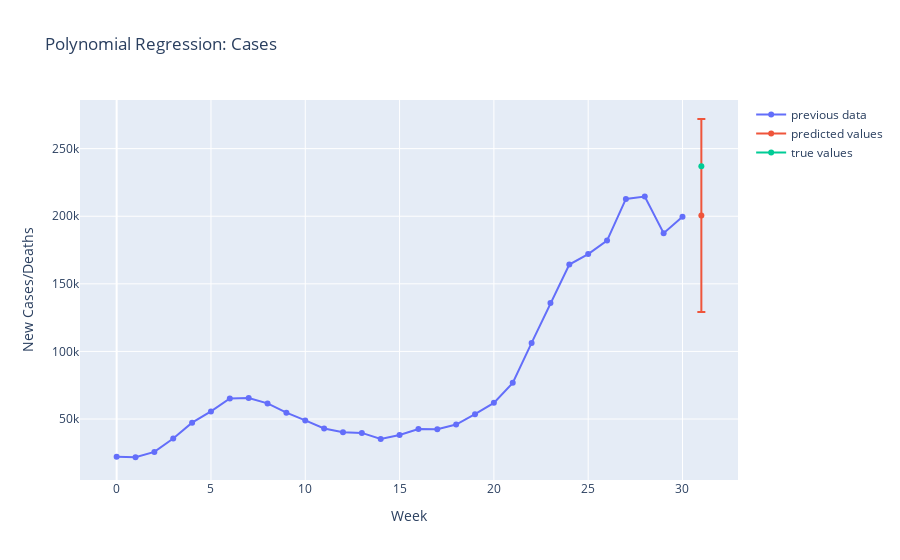
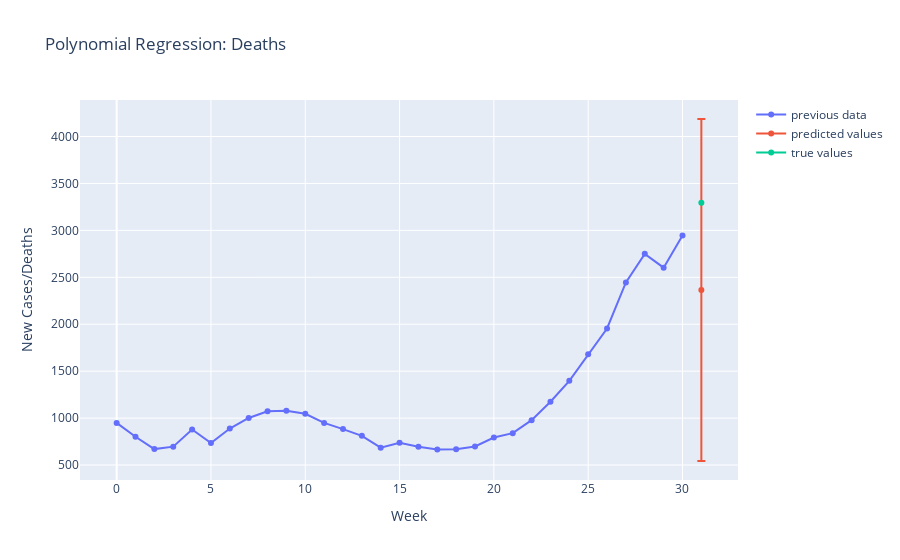

The notebook cell these images were saved under, in order:
### Code cell
# Plot Polynomial Regression
degree = 4
create_plot(cases_weeks, degree = degree, title="Polynomial Regression: Cases")
create_plot(deaths_weeks, degree = degree, title="Polynomial Regression: Deaths")

### Figure 1 — Plotly figure (JSON) as saved in the notebook; plotly's stock layout.template omitted (floating-point values rounded to 4 significant figures)
{"data": [{"mode": "lines+markers", "name": "previous data", "type": "scatter", "x": [0, 1, 2, 3, 4, 5, 6, 7, 8, 9, 10, 11, 12, 13, 14, 15, 16, 17, 18, 19, 20, 21, 22, 23, 24, 25, 26, 27, 28, 29, 30], "y": [22150.0, 21730.0, 25700.0, 35610.0, 47300.0, 55630.0, 65250.0, 65540.0, 61560.0, 54730.0, 48980.0, 43010.0, 40220.0, 39740.0, 35270.0, 38250.0, 42650.0, 42530.0, 45940.0, 53594, 61951, 76750.0, 106300.0, 135800.0, 164300.0, 172000.0, 182000.0, 212800.0, 214600.0, 187500.0, 199600.0]}, {"error_y": {"type": "constant", "value": 71340.0}, "mode": "lines+markers", "name": "predicted values", "type": "scatter", "x": [31], "y": [200600.0]}, {"mode": "lines+markers", "name": "true values", "type": "scatter", "x": [31], "y": [237000.0]}], "layout": {"title": {"text": "Polynomial Regression: Cases"}, "xaxis": {"title": {"text": "Week"}}, "yaxis": {"title": {"text": "New Cases/Deaths"}}}}

### Figure 2 — Plotly figure (JSON) as saved in the notebook; plotly's stock layout.template omitted (floating-point values rounded to 4 significant figures)
{"data": [{"mode": "lines+markers", "name": "previous data", "type": "scatter", "x": [0, 1, 2, 3, 4, 5, 6, 7, 8, 9, 10, 11, 12, 13, 14, 15, 16, 17, 18, 19, 20, 21, 22, 23, 24, 25, 26, 27, 28, 29, 30], "y": [948.9, 801.0, 669.8, 696.1, 878.7, 735.2, 888.7, 1001.0, 1073.0, 1078.0, 1046.0, 948.7, 883.0, 811.4, 685.5, 736.6, 694.1, 666.0, 667.7, 697.6, 792.7, 839.3, 978.3, 1174.0, 1397.0, 1681.0, 1955.0, 2445.0, 2750.0, 2603.0, 2946.0]}, {"error_y": {"type": "constant", "value": 1822.0}, "mode": "lines+markers", "name": "predicted values", "type": "scatter", "x": [31], "y": [2365.0]}, {"mode": "lines+markers", "name": "true values", "type": "scatter", "x": [31], "y": [3294.0]}], "layout": {"title": {"text": "Polynomial Regression: Deaths"}, "xaxis": {"title": {"text": "Week"}}, "yaxis": {"title": {"text": "New Cases/Deaths"}}}}
